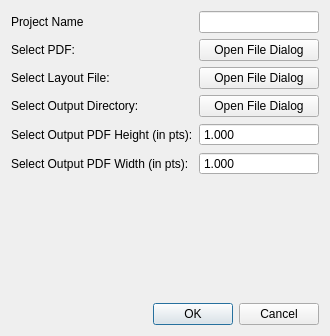
<?xml version="1.0" encoding="UTF-8"?>
<ui version="4.0">
 <class>ProjSettingsDialog</class>
 <widget class="QDialog" name="ProjSettingsDialog">
  <property name="geometry">
   <rect>
    <x>0</x>
    <y>0</y>
    <width>330</width>
    <height>336</height>
   </rect>
  </property>
  <property name="windowTitle">
   <string>Dialog</string>
  </property>
  <layout class="QGridLayout" name="gridLayout">
   <item row="0" column="0">
    <layout class="QFormLayout" name="formLayout">
     <item row="1" column="0">
      <widget class="QLabel" name="selectPdfLabel">
       <property name="text">
        <string>Select PDF:</string>
       </property>
      </widget>
     </item>
     <item row="1" column="1">
      <widget class="QPushButton" name="selectPdfButton">
       <property name="text">
        <string>Open File Dialog</string>
       </property>
      </widget>
     </item>
     <item row="3" column="1">
      <widget class="QPushButton" name="selectOutDirButton">
       <property name="text">
        <string>Open File Dialog</string>
       </property>
      </widget>
     </item>
     <item row="3" column="0">
      <widget class="QLabel" name="selectOutDirLabel">
       <property name="text">
        <string>Select Output Directory:</string>
       </property>
      </widget>
     </item>
     <item row="0" column="0">
      <widget class="QLabel" name="projNameLabel">
       <property name="text">
        <string>Project Name</string>
       </property>
      </widget>
     </item>
     <item row="0" column="1">
      <widget class="QLineEdit" name="projNameLineEdit"/>
     </item>
     <item row="4" column="0">
      <widget class="QLabel" name="selectOutPdfHeightLabel">
       <property name="text">
        <string>Select Output PDF Height (in pts):</string>
       </property>
      </widget>
     </item>
     <item row="4" column="1">
      <widget class="QDoubleSpinBox" name="selectOutPdfHeightSpinBox">
       <property name="focusPolicy">
        <enum>Qt::FocusPolicy::StrongFocus</enum>
       </property>
       <property name="buttonSymbols">
        <enum>QAbstractSpinBox::ButtonSymbols::NoButtons</enum>
       </property>
       <property name="decimals">
        <number>3</number>
       </property>
       <property name="minimum">
        <double>1.000000000000000</double>
       </property>
       <property name="maximum">
        <double>3000.000000000000000</double>
       </property>
      </widget>
     </item>
     <item row="5" column="0">
      <widget class="QLabel" name="selectOutPdfWidthLabel">
       <property name="text">
        <string>Select Output PDF Width (in pts):</string>
       </property>
      </widget>
     </item>
     <item row="5" column="1">
      <widget class="QDoubleSpinBox" name="selectOutPdfWidthSpinBox">
       <property name="focusPolicy">
        <enum>Qt::FocusPolicy::StrongFocus</enum>
       </property>
       <property name="buttonSymbols">
        <enum>QAbstractSpinBox::ButtonSymbols::NoButtons</enum>
       </property>
       <property name="decimals">
        <number>3</number>
       </property>
       <property name="minimum">
        <double>1.000000000000000</double>
       </property>
       <property name="maximum">
        <double>3000.000000000000000</double>
       </property>
      </widget>
     </item>
     <item row="2" column="0">
      <widget class="QLabel" name="selectLayoutFileLabel">
       <property name="text">
        <string>Select Layout File:</string>
       </property>
      </widget>
     </item>
     <item row="2" column="1">
      <widget class="QPushButton" name="selectLayoutPathButton">
       <property name="text">
        <string>Open File Dialog</string>
       </property>
      </widget>
     </item>
    </layout>
   </item>
   <item row="1" column="0">
    <widget class="QDialogButtonBox" name="buttonBox">
     <property name="orientation">
      <enum>Qt::Orientation::Horizontal</enum>
     </property>
     <property name="standardButtons">
      <set>QDialogButtonBox::StandardButton::Cancel|QDialogButtonBox::StandardButton::Ok</set>
     </property>
    </widget>
   </item>
  </layout>
 </widget>
 <resources/>
 <connections>
  <connection>
   <sender>buttonBox</sender>
   <signal>accepted()</signal>
   <receiver>ProjSettingsDialog</receiver>
   <slot>accept()</slot>
   <hints>
    <hint type="sourcelabel">
     <x>248</x>
     <y>254</y>
    </hint>
    <hint type="destinationlabel">
     <x>157</x>
     <y>274</y>
    </hint>
   </hints>
  </connection>
  <connection>
   <sender>buttonBox</sender>
   <signal>rejected()</signal>
   <receiver>ProjSettingsDialog</receiver>
   <slot>reject()</slot>
   <hints>
    <hint type="sourcelabel">
     <x>316</x>
     <y>260</y>
    </hint>
    <hint type="destinationlabel">
     <x>286</x>
     <y>274</y>
    </hint>
   </hints>
  </connection>
 </connections>
</ui>
